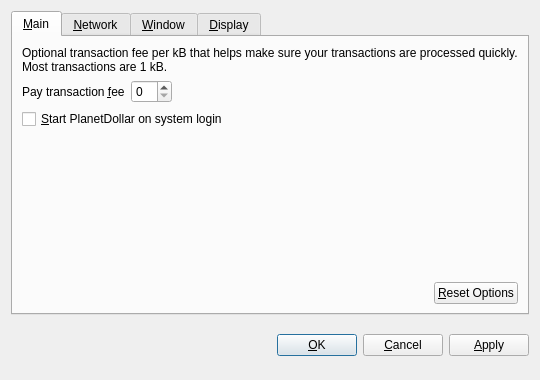
<?xml version="1.0" encoding="UTF-8"?>
<ui version="4.0">
 <class>OptionsDialog</class>
 <widget class="QDialog" name="OptionsDialog">
  <property name="geometry">
   <rect>
    <x>0</x>
    <y>0</y>
    <width>540</width>
    <height>380</height>
   </rect>
  </property>
  <property name="windowTitle">
   <string>Options</string>
  </property>
  <property name="modal">
   <bool>true</bool>
  </property>
  <layout class="QVBoxLayout" name="verticalLayout">
   <item>
    <widget class="QTabWidget" name="tabWidget">
     <property name="tabPosition">
      <enum>QTabWidget::North</enum>
     </property>
     <property name="currentIndex">
      <number>0</number>
     </property>
     <widget class="QWidget" name="tabMain">
      <attribute name="title">
       <string>&amp;Main</string>
      </attribute>
      <layout class="QVBoxLayout" name="verticalLayout_Main">
       <item>
        <widget class="QLabel" name="transactionFeeInfoLabel">
         <property name="text">
          <string>Optional transaction fee per kB that helps make sure your transactions are processed quickly. Most transactions are 1 kB.</string>
         </property>
         <property name="textFormat">
          <enum>Qt::PlainText</enum>
         </property>
         <property name="wordWrap">
          <bool>true</bool>
         </property>
        </widget>
       </item>
       <item>
        <layout class="QHBoxLayout" name="horizontalLayout_1_Main">
         <item>
          <widget class="QLabel" name="transactionFeeLabel">
           <property name="text">
            <string>Pay transaction &amp;fee</string>
           </property>
           <property name="textFormat">
            <enum>Qt::PlainText</enum>
           </property>
           <property name="buddy">
            <cstring>transactionFee</cstring>
           </property>
          </widget>
         </item>
         <item>
          <widget class="BitcoinAmountField" name="transactionFee"/>
         </item>
         <item>
          <spacer name="horizontalSpacer_1_Main">
           <property name="orientation">
            <enum>Qt::Horizontal</enum>
           </property>
           <property name="sizeHint" stdset="0">
            <size>
             <width>40</width>
             <height>20</height>
            </size>
           </property>
          </spacer>
         </item>
        </layout>
       </item>
       <item>
        <widget class="QCheckBox" name="bitcoinAtStartup">
         <property name="toolTip">
          <string>Automatically start PlanetDollar after logging in to the system.</string>
         </property>
         <property name="text">
          <string>&amp;Start PlanetDollar on system login</string>
         </property>
        </widget>
       </item>
       <item>
        <spacer name="verticalSpacer_Main">
         <property name="orientation">
          <enum>Qt::Vertical</enum>
         </property>
         <property name="sizeHint" stdset="0">
          <size>
           <width>20</width>
           <height>40</height>
          </size>
         </property>
        </spacer>
       </item>
       <item>
        <layout class="QHBoxLayout" name="horizontalLayout_2_Main">
         <item>
          <spacer name="horizontalSpacer_2_Main">
           <property name="orientation">
            <enum>Qt::Horizontal</enum>
           </property>
           <property name="sizeHint" stdset="0">
            <size>
             <width>40</width>
             <height>20</height>
            </size>
           </property>
          </spacer>
         </item>
         <item>
          <widget class="QPushButton" name="resetButton">
           <property name="toolTip">
            <string>Reset all client options to default.</string>
           </property>
           <property name="text">
            <string>&amp;Reset Options</string>
           </property>
           <property name="autoDefault">
            <bool>false</bool>
           </property>
          </widget>
         </item>
        </layout>
       </item>
      </layout>
     </widget>
     <widget class="QWidget" name="tabNetwork">
      <attribute name="title">
       <string>&amp;Network</string>
      </attribute>
      <layout class="QVBoxLayout" name="verticalLayout_Network">
       <item>
        <widget class="QCheckBox" name="mapPortUpnp">
         <property name="toolTip">
          <string>Automatically open the PlanetDollar client port on the router. This only works when your router supports UPnP and it is enabled.</string>
         </property>
         <property name="text">
          <string>Map port using &amp;UPnP</string>
         </property>
        </widget>
       </item>
       <item>
        <widget class="QCheckBox" name="connectSocks">
         <property name="toolTip">
          <string>Connect to the PlanetDollar network through a SOCKS proxy (e.g. when connecting through Tor).</string>
         </property>
         <property name="text">
          <string>&amp;Connect through SOCKS proxy:</string>
         </property>
        </widget>
       </item>
       <item>
        <layout class="QHBoxLayout" name="horizontalLayout_Network">
         <item>
          <widget class="QLabel" name="proxyIpLabel">
           <property name="text">
            <string>Proxy &amp;IP:</string>
           </property>
           <property name="textFormat">
            <enum>Qt::PlainText</enum>
           </property>
           <property name="buddy">
            <cstring>proxyIp</cstring>
           </property>
          </widget>
         </item>
         <item>
          <widget class="QValidatedLineEdit" name="proxyIp">
           <property name="maximumSize">
            <size>
             <width>140</width>
             <height>16777215</height>
            </size>
           </property>
           <property name="toolTip">
            <string>IP address of the proxy (e.g. 127.0.0.1)</string>
           </property>
          </widget>
         </item>
         <item>
          <widget class="QLabel" name="proxyPortLabel">
           <property name="text">
            <string>&amp;Port:</string>
           </property>
           <property name="textFormat">
            <enum>Qt::PlainText</enum>
           </property>
           <property name="buddy">
            <cstring>proxyPort</cstring>
           </property>
          </widget>
         </item>
         <item>
          <widget class="QLineEdit" name="proxyPort">
           <property name="maximumSize">
            <size>
             <width>55</width>
             <height>16777215</height>
            </size>
           </property>
           <property name="toolTip">
            <string>Port of the proxy (e.g. 9050)</string>
           </property>
          </widget>
         </item>
         <item>
          <widget class="QLabel" name="socksVersionLabel">
           <property name="text">
            <string>SOCKS &amp;Version:</string>
           </property>
           <property name="textFormat">
            <enum>Qt::PlainText</enum>
           </property>
           <property name="buddy">
            <cstring>socksVersion</cstring>
           </property>
          </widget>
         </item>
         <item>
          <widget class="QValueComboBox" name="socksVersion">
           <property name="toolTip">
            <string>SOCKS version of the proxy (e.g. 5)</string>
           </property>
          </widget>
         </item>
         <item>
          <spacer name="horizontalSpacer_Network">
           <property name="orientation">
            <enum>Qt::Horizontal</enum>
           </property>
           <property name="sizeHint" stdset="0">
            <size>
             <width>40</width>
             <height>20</height>
            </size>
           </property>
          </spacer>
         </item>
        </layout>
       </item>
       <item>
        <spacer name="verticalSpacer_Network">
         <property name="orientation">
          <enum>Qt::Vertical</enum>
         </property>
         <property name="sizeHint" stdset="0">
          <size>
           <width>20</width>
           <height>40</height>
          </size>
         </property>
        </spacer>
       </item>
      </layout>
     </widget>
     <widget class="QWidget" name="tabWindow">
      <attribute name="title">
       <string>&amp;Window</string>
      </attribute>
      <layout class="QVBoxLayout" name="verticalLayout_Window">
       <item>
        <widget class="QCheckBox" name="minimizeToTray">
         <property name="toolTip">
          <string>Show only a tray icon after minimizing the window.</string>
         </property>
         <property name="text">
          <string>&amp;Minimize to the tray instead of the taskbar</string>
         </property>
        </widget>
       </item>
       <item>
        <widget class="QCheckBox" name="minimizeOnClose">
         <property name="toolTip">
          <string>Minimize instead of exit the application when the window is closed. When this option is enabled, the application will be closed only after selecting Quit in the menu.</string>
         </property>
         <property name="text">
          <string>M&amp;inimize on close</string>
         </property>
        </widget>
       </item>
       <item>
        <spacer name="verticalSpacer_Window">
         <property name="orientation">
          <enum>Qt::Vertical</enum>
         </property>
         <property name="sizeHint" stdset="0">
          <size>
           <width>20</width>
           <height>40</height>
          </size>
         </property>
        </spacer>
       </item>
      </layout>
     </widget>
     <widget class="QWidget" name="tabDisplay">
      <attribute name="title">
       <string>&amp;Display</string>
      </attribute>
      <layout class="QVBoxLayout" name="verticalLayout_Display">
       <item>
        <layout class="QHBoxLayout" name="horizontalLayout_1_Display">
         <item>
          <widget class="QLabel" name="langLabel">
           <property name="text">
            <string>User Interface &amp;language:</string>
           </property>
           <property name="textFormat">
            <enum>Qt::PlainText</enum>
           </property>
           <property name="buddy">
            <cstring>lang</cstring>
           </property>
          </widget>
         </item>
         <item>
          <widget class="QValueComboBox" name="lang">
           <property name="toolTip">
            <string>The user interface language can be set here. This setting will take effect after restarting PlanetDollar.</string>
           </property>
          </widget>
         </item>
        </layout>
       </item>
       <item>
        <layout class="QHBoxLayout" name="horizontalLayout_2_Display">
         <item>
          <widget class="QLabel" name="unitLabel">
           <property name="text">
            <string>&amp;Unit to show amounts in:</string>
           </property>
           <property name="textFormat">
            <enum>Qt::PlainText</enum>
           </property>
           <property name="buddy">
            <cstring>unit</cstring>
           </property>
          </widget>
         </item>
         <item>
          <widget class="QValueComboBox" name="unit">
           <property name="toolTip">
            <string>Choose the default subdivision unit to show in the interface and when sending coins.</string>
           </property>
          </widget>
         </item>
        </layout>
       </item>
       <item>
        <widget class="QCheckBox" name="displayAddresses">
         <property name="toolTip">
          <string>Whether to show PlanetDollar addresses in the transaction list or not.</string>
         </property>
         <property name="text">
          <string>&amp;Display addresses in transaction list</string>
         </property>
        </widget>
       </item>
       <item>
        <widget class="QCheckBox" name="coinControlFeatures">
         <property name="toolTip">
          <string>Whether to show coin control features or not.</string>
         </property>
         <property name="text">
          <string>Display coin &amp;control features (experts only!)</string>
         </property>
        </widget>
       </item>
       <item>
        <spacer name="verticalSpacer_Display">
         <property name="orientation">
          <enum>Qt::Vertical</enum>
         </property>
         <property name="sizeHint" stdset="0">
          <size>
           <width>20</width>
           <height>40</height>
          </size>
         </property>
        </spacer>
       </item>
      </layout>
     </widget>
    </widget>
   </item>
   <item>
    <layout class="QHBoxLayout" name="horizontalLayout_Buttons">
     <item>
      <spacer name="horizontalSpacer_1">
       <property name="orientation">
        <enum>Qt::Horizontal</enum>
       </property>
       <property name="sizeHint" stdset="0">
        <size>
         <width>40</width>
         <height>48</height>
        </size>
       </property>
      </spacer>
     </item>
     <item>
      <widget class="QLabel" name="statusLabel">
       <property name="font">
        <font>
         <weight>75</weight>
         <bold>true</bold>
        </font>
       </property>
       <property name="text">
        <string/>
       </property>
       <property name="textFormat">
        <enum>Qt::PlainText</enum>
       </property>
       <property name="wordWrap">
        <bool>true</bool>
       </property>
      </widget>
     </item>
     <item>
      <spacer name="horizontalSpacer_2">
       <property name="orientation">
        <enum>Qt::Horizontal</enum>
       </property>
       <property name="sizeHint" stdset="0">
        <size>
         <width>40</width>
         <height>48</height>
        </size>
       </property>
      </spacer>
     </item>
     <item>
      <widget class="QPushButton" name="okButton">
       <property name="text">
        <string>&amp;OK</string>
       </property>
      </widget>
     </item>
     <item>
      <widget class="QPushButton" name="cancelButton">
       <property name="text">
        <string>&amp;Cancel</string>
       </property>
       <property name="autoDefault">
        <bool>false</bool>
       </property>
      </widget>
     </item>
     <item>
      <widget class="QPushButton" name="applyButton">
       <property name="text">
        <string>&amp;Apply</string>
       </property>
       <property name="autoDefault">
        <bool>false</bool>
       </property>
      </widget>
     </item>
    </layout>
   </item>
  </layout>
 </widget>
 <customwidgets>
  <customwidget>
   <class>BitcoinAmountField</class>
   <extends>QSpinBox</extends>
   <header>bitcoinamountfield.h</header>
  </customwidget>
  <customwidget>
   <class>QValueComboBox</class>
   <extends>QComboBox</extends>
   <header>qvaluecombobox.h</header>
  </customwidget>
  <customwidget>
   <class>QValidatedLineEdit</class>
   <extends>QLineEdit</extends>
   <header>qvalidatedlineedit.h</header>
  </customwidget>
 </customwidgets>
 <resources/>
 <connections/>
</ui>
